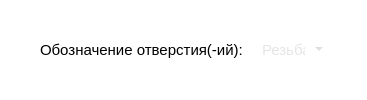
                  <widget class="QWidget" name="page_7">
                   <property name="styleSheet">
                    <string notr="true">background: rgba(90, 255, 61, 0);
border: none;</string>
                   </property>
                   <layout class="QVBoxLayout" name="verticalLayout_5">
                    <property name="spacing">
                     <number>0</number>
                    </property>
                    <property name="leftMargin">
                     <number>0</number>
                    </property>
                    <property name="topMargin">
                     <number>0</number>
                    </property>
                    <property name="rightMargin">
                     <number>0</number>
                    </property>
                    <property name="bottomMargin">
                     <number>0</number>
                    </property>
                    <item>
                     <widget class="QWidget" name="horizontalWidget_2" native="true">
                      <property name="styleSheet">
                       <string notr="true">border-radius: none;
border: none;</string>
                      </property>
                      <layout class="QHBoxLayout" name="horizontalLayout_7">
                       <property name="spacing">
                        <number>10</number>
                       </property>
                       <property name="leftMargin">
                        <number>0</number>
                       </property>
                       <property name="topMargin">
                        <number>0</number>
                       </property>
                       <property name="rightMargin">
                        <number>0</number>
                       </property>
                       <property name="bottomMargin">
                        <number>0</number>
                       </property>
                       <item>
                        <spacer name="horizontalSpacer_3">
                         <property name="orientation">
                          <enum>Qt::Orientation::Horizontal</enum>
                         </property>
                         <property name="sizeHint" stdset="0">
                          <size>
                           <width>40</width>
                           <height>20</height>
                          </size>
                         </property>
                        </spacer>
                       </item>
                       <item>
                        <widget class="QLabel" name="label_5">
                         <property name="font">
                          <font>
                           <pointsize>11</pointsize>
                          </font>
                         </property>
                         <property name="styleSheet">
                          <string notr="true"/>
                         </property>
                         <property name="text">
                          <string>Обозначение отверстия(-ий): </string>
                         </property>
                        </widget>
                       </item>
                       <item>
                        <widget class="QComboBox" name="spinBox_diameter">
                         <property name="sizePolicy">
                          <sizepolicy hsizetype="Maximum" vsizetype="Fixed">
                           <horstretch>2</horstretch>
                           <verstretch>0</verstretch>
                          </sizepolicy>
                         </property>
                         <property name="maximumSize">
                          <size>
                           <width>70</width>
                           <height>16777215</height>
                          </size>
                         </property>
                         <property name="font">
                          <font>
                           <pointsize>11</pointsize>
                          </font>
                         </property>
                         <property name="cursor">
                          <cursorShape>PointingHandCursor</cursorShape>
                         </property>
                         <property name="styleSheet">
                          <string notr="true">QComboBox {
	border: none;
	border-bottom: 1px solid white;
	background: rgba(255, 255, 255, 0);
	border-radius: none;
	transition: color 0.3s ease;
	transition: border-bottom 0.4s ease;
	color: rgb(204, 204, 204);
}
QComboBox:hover {
   color: rgb(167, 167, 167);
}

QComboBox::item {
	background: rgb(67, 67, 67);
	border-radius: none;
}

QComboBox QAbstractItemView {
	border-radius: none;
    background: qlineargradient(spread:pad, x1:0, y1:0, x2:1, y2:0, stop:0 rgb(58, 58, 58), stop:1 rgb(88, 88, 88));
	selection-border-radius: none;
	selection-border: none;
	border: none;
	border-radius: 0;
	outline: none;
}
QComboBox QAbstractItemView::item {
    min-height: 15px;
	width: 15px;
	border: none;
	border-radius: none;
}
QComboBox QAbstractItemView::item:hover {
	color:rgb(173, 173, 173);
	border-bottom: 1px solid white;
}

</string>
                         </property>
                         <property name="placeholderText">
                          <string>Резьба...</string>
                         </property>
                        </widget>
                       </item>
                       <item>
                        <spacer name="horizontalSpacer_4">
                         <property name="orientation">
                          <enum>Qt::Orientation::Horizontal</enum>
                         </property>
                         <property name="sizeHint" stdset="0">
                          <size>
                           <width>40</width>
                           <height>20</height>
                          </size>
                         </property>
                        </spacer>
                       </item>
                      </layout>
                     </widget>
                    </item>
                   </layout>
                  </widget>
